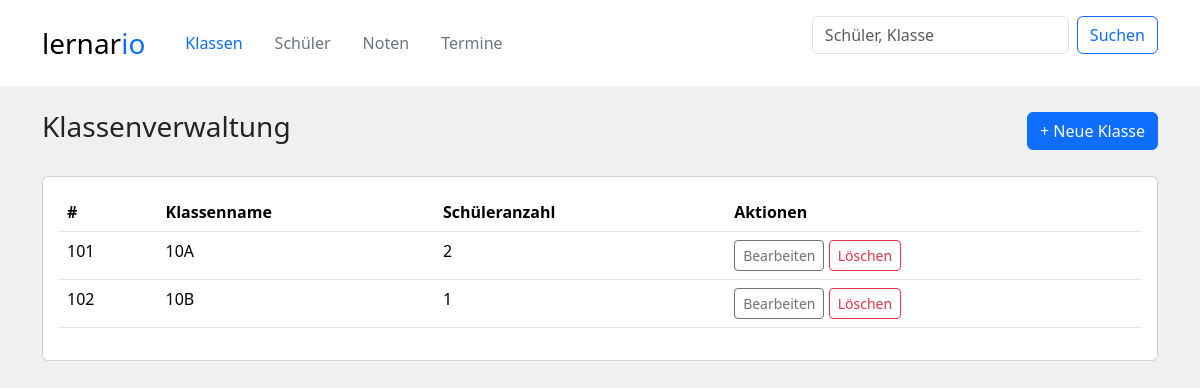
/klassen/, run on an earlier commit of the app's database.
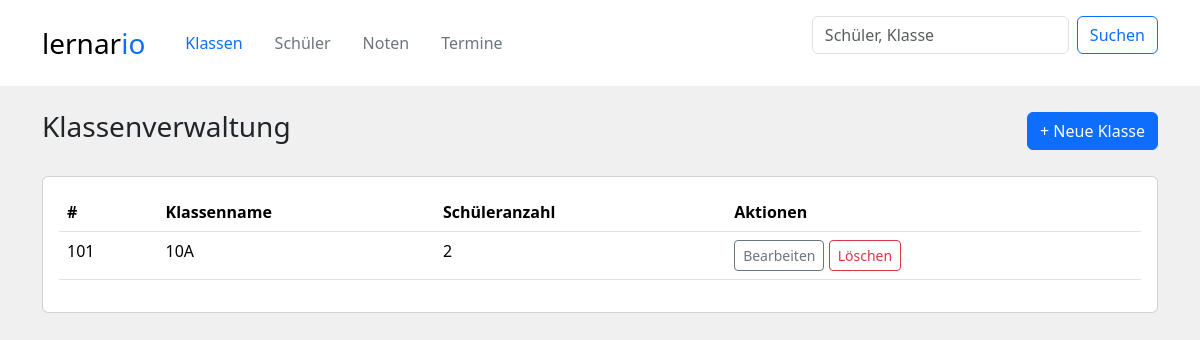
And on a later commit of the database.
### tables this page shows
CREATE TABLE klassen (
    klasse_id INTEGER PRIMARY KEY,
    klassenname TEXT,
    einschulungsjahr INTEGER
);

### controllers/class_controller.py (the view)
@klassen_bp.route('/', methods=['GET'])
def uebersicht():
    klassen_liste = class_service.get_all_classes_with_students_count()
    return render_template('klassenverwaltung.html', klassen_liste=klassen_liste, active_page="klassen")

### services/class_service.py (called while the page is built)
def get_all_classes_with_students_count():
    return query_db("""
        select klassen.klasse_id, klassen.klassenname, COUNT(DISTINCT schueler.schueler_id) as schueler_anzahl from schueler
        join klassen on schueler.klasse_id = klassen.klasse_id
        group by klassen.klasse_id
    """)

### services/sqllite_db.py (called while the page is built)
def query_db(query, params=(), commit=False):
    with sqlite3.connect(DB_PATH) as conn:
        conn.execute("PRAGMA foreign_keys = ON")#Wichtig damit ON DELETE CASCADE funktioniert
        conn.row_factory = sqlite3.Row
        cursor = conn.cursor()
        cursor.execute(query, params)
        if commit:
            conn.commit()
        data = cursor.fetchall()
        return [dict(row) for row in data]

### templates/klassenverwaltung.html (shortened to what this page needs)
{% extends "components/layout.html" %}
{% block content %}
<div class="container py-4">
    <div class="d-flex justify-content-between align-items-center mb-4">
        <h3>Klassenverwaltung</h3>
        <button class="btn btn-primary" data-bs-toggle="modal" data-bs-target="#klasseModal">+ Neue Klasse</button>
    </div>
    <div class="card p-3">
        <table class="table table-hover">
            <thead>
                <tr>
                    <th>#</th>
                    <th>Klassenname</th>
                    <th>Schüleranzahl</th>
                    <th>Aktionen</th>
                </tr>
            </thead>
            <tbody>
                {% for klasse in klassen_liste %}
                <tr>
                    <td>{{ klasse.klasse_id }}</td>
                    <td>{{ klasse.klassenname }}</td>
                    <td>{{ klasse.schueler_anzahl }}</td>
                    <td>
                        <a href="{{ url_for('klassen.bearbeiten', klasse_id=klasse.klasse_id) }}" class="btn btn-sm btn-outline-secondary">Bearbeiten</a>
                        <a href="{{ url_for('klassen.loeschen', klasse_id=klasse.klasse_id) }}" class="btn btn-sm btn-outline-danger">Löschen</a>
                    </td>
                </tr>
                {% endfor %}
            </tbody>
        </table>
    </div>
</div>
{% endblock %}

What changed in the data, as far as the page shows it:
removed klassen: klasse_id "102", klassenname "10B", schueler_anzahl "1"
